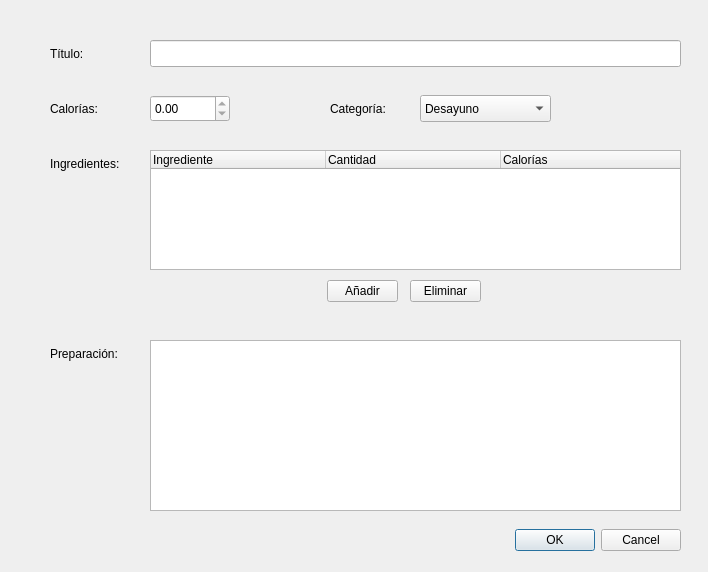
<?xml version="1.0" encoding="UTF-8"?>
<ui version="4.0">
 <class>DialogNRec</class>
 <widget class="QDialog" name="DialogNRec">
  <property name="windowModality">
   <enum>Qt::ApplicationModal</enum>
  </property>
  <property name="geometry">
   <rect>
    <x>0</x>
    <y>0</y>
    <width>708</width>
    <height>572</height>
   </rect>
  </property>
  <property name="focusPolicy">
   <enum>Qt::WheelFocus</enum>
  </property>
  <property name="windowTitle">
   <string>Nueva Receta</string>
  </property>
  <widget class="QDialogButtonBox" name="buttonBox">
   <property name="geometry">
    <rect>
     <x>510</x>
     <y>520</y>
     <width>171</width>
     <height>41</height>
    </rect>
   </property>
   <property name="orientation">
    <enum>Qt::Horizontal</enum>
   </property>
   <property name="standardButtons">
    <set>QDialogButtonBox::Cancel|QDialogButtonBox::Ok</set>
   </property>
  </widget>
  <widget class="QLineEdit" name="lineEdit">
   <property name="geometry">
    <rect>
     <x>150</x>
     <y>40</y>
     <width>531</width>
     <height>27</height>
    </rect>
   </property>
  </widget>
  <widget class="QLabel" name="label">
   <property name="geometry">
    <rect>
     <x>50</x>
     <y>45</y>
     <width>48</width>
     <height>17</height>
    </rect>
   </property>
   <property name="text">
    <string>Título:</string>
   </property>
  </widget>
  <widget class="QLabel" name="label_2">
   <property name="geometry">
    <rect>
     <x>50</x>
     <y>100</y>
     <width>62</width>
     <height>17</height>
    </rect>
   </property>
   <property name="text">
    <string>Calorías:</string>
   </property>
  </widget>
  <widget class="QDoubleSpinBox" name="doubleSpinBox">
   <property name="geometry">
    <rect>
     <x>150</x>
     <y>95</y>
     <width>80</width>
     <height>27</height>
    </rect>
   </property>
   <property name="readOnly">
    <bool>true</bool>
   </property>
   <property name="maximum">
    <double>9999.989999999999782</double>
   </property>
   <property name="singleStep">
    <double>0.010000000000000</double>
   </property>
  </widget>
  <widget class="QTreeWidget" name="treeWidget">
   <property name="geometry">
    <rect>
     <x>150</x>
     <y>150</y>
     <width>531</width>
     <height>120</height>
    </rect>
   </property>
   <attribute name="headerDefaultSectionSize">
    <number>175</number>
   </attribute>
   <attribute name="headerMinimumSectionSize">
    <number>175</number>
   </attribute>
   <column>
    <property name="text">
     <string>Ingrediente</string>
    </property>
   </column>
   <column>
    <property name="text">
     <string>Cantidad</string>
    </property>
   </column>
   <column>
    <property name="text">
     <string>Calorías</string>
    </property>
   </column>
  </widget>
  <widget class="QLabel" name="label_3">
   <property name="geometry">
    <rect>
     <x>50</x>
     <y>155</y>
     <width>92</width>
     <height>17</height>
    </rect>
   </property>
   <property name="text">
    <string>Ingredientes:</string>
   </property>
  </widget>
  <widget class="QLabel" name="label_4">
   <property name="geometry">
    <rect>
     <x>50</x>
     <y>345</y>
     <width>88</width>
     <height>17</height>
    </rect>
   </property>
   <property name="text">
    <string>Preparación:</string>
   </property>
  </widget>
  <widget class="QTextEdit" name="textEdit">
   <property name="geometry">
    <rect>
     <x>150</x>
     <y>340</y>
     <width>531</width>
     <height>171</height>
    </rect>
   </property>
  </widget>
  <widget class="QPushButton" name="push_Anadir">
   <property name="geometry">
    <rect>
     <x>327</x>
     <y>280</y>
     <width>71</width>
     <height>22</height>
    </rect>
   </property>
   <property name="text">
    <string>Añadir</string>
   </property>
  </widget>
  <widget class="QPushButton" name="push_Eliminar">
   <property name="geometry">
    <rect>
     <x>410</x>
     <y>280</y>
     <width>71</width>
     <height>22</height>
    </rect>
   </property>
   <property name="text">
    <string>Eliminar</string>
   </property>
  </widget>
  <widget class="QLabel" name="label_5">
   <property name="geometry">
    <rect>
     <x>330</x>
     <y>100</y>
     <width>71</width>
     <height>17</height>
    </rect>
   </property>
   <property name="text">
    <string>Categoría:</string>
   </property>
  </widget>
  <widget class="QComboBox" name="comboBox">
   <property name="geometry">
    <rect>
     <x>420</x>
     <y>95</y>
     <width>131</width>
     <height>27</height>
    </rect>
   </property>
   <item>
    <property name="text">
     <string>Desayuno</string>
    </property>
   </item>
   <item>
    <property name="text">
     <string>Media Mañana</string>
    </property>
   </item>
   <item>
    <property name="text">
     <string>Almuerzo</string>
    </property>
   </item>
   <item>
    <property name="text">
     <string>Merienda</string>
    </property>
   </item>
   <item>
    <property name="text">
     <string>Cena</string>
    </property>
   </item>
   <item>
    <property name="text">
     <string>Tentempié</string>
    </property>
   </item>
  </widget>
  <widget class="QLabel" name="label_6">
   <property name="geometry">
    <rect>
     <x>150</x>
     <y>20</y>
     <width>131</width>
     <height>17</height>
    </rect>
   </property>
   <property name="styleSheet">
    <string notr="true">color: #ff0000</string>
   </property>
   <property name="text">
    <string/>
   </property>
  </widget>
 </widget>
 <tabstops>
  <tabstop>lineEdit</tabstop>
  <tabstop>doubleSpinBox</tabstop>
  <tabstop>treeWidget</tabstop>
  <tabstop>push_Anadir</tabstop>
  <tabstop>push_Eliminar</tabstop>
  <tabstop>textEdit</tabstop>
  <tabstop>comboBox</tabstop>
  <tabstop>buttonBox</tabstop>
 </tabstops>
 <resources/>
 <connections>
  <connection>
   <sender>buttonBox</sender>
   <signal>accepted()</signal>
   <receiver>DialogNRec</receiver>
   <slot>accept()</slot>
   <hints>
    <hint type="sourcelabel">
     <x>248</x>
     <y>254</y>
    </hint>
    <hint type="destinationlabel">
     <x>157</x>
     <y>274</y>
    </hint>
   </hints>
  </connection>
  <connection>
   <sender>buttonBox</sender>
   <signal>rejected()</signal>
   <receiver>DialogNRec</receiver>
   <slot>reject()</slot>
   <hints>
    <hint type="sourcelabel">
     <x>316</x>
     <y>260</y>
    </hint>
    <hint type="destinationlabel">
     <x>286</x>
     <y>274</y>
    </hint>
   </hints>
  </connection>
 </connections>
</ui>
